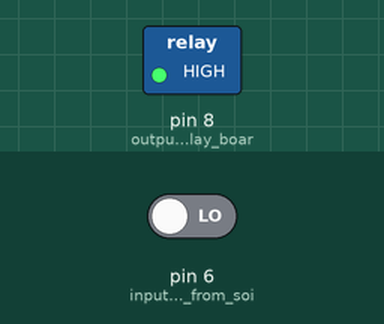
Simulated run of this sketch. Board: Arduino Uno, built with avr-gcc and run on an emulated ATmega328P. Parts: switched loads named in the sketch (green lamp = pin HIGH). Inputs (shaded band) come from the test bench; at power-on: pin 6 (input_pin_coming_from_soi) LOW.

Above: at 1.6 s.
1.7 s: pin 6 (input_pin_coming_from_soi) driven HIGH
At 3.2 s:
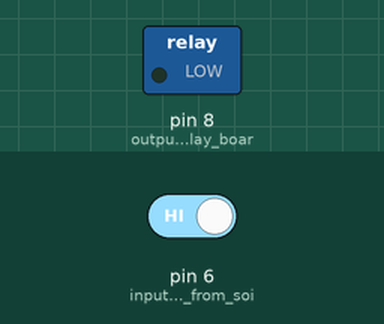
3.5 s: pin 6 (input_pin_coming_from_soi) driven LOW
At 4.4 s:
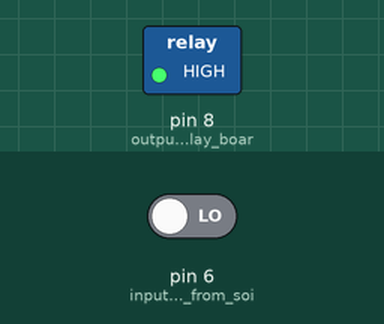
Timing chart, 0 to 6.5 s (numbered marks = the images above; inputs shaded):
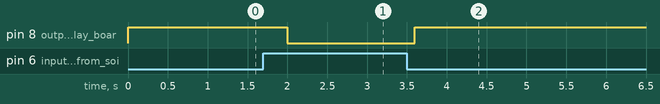

Measured:
- after the input at 1.7 s, pin 8 (output_pin_for_relay_boar): HIGH → LOW after 0.30 s
- after the input at 3.5 s, pin 8 (output_pin_for_relay_boar): LOW → HIGH after 0.10 s

The sketch:

Smart_Irrigation_System.ino
```cpp
//int water; //random variable
void setup() {
  pinMode(8,OUTPUT); //output pin for relay board, this will sent signal to the relay
  pinMode(6,INPUT); //input pin coming from soil sensor
}

void loop() {
  int water = digitalRead(6);  // reading the coming signal from the soil sensor
  if(water == HIGH) // if water level is full then cut the relay
  {
  digitalWrite(8,LOW); // LOW  is to turn on  the relay
  }
  else
  {
  digitalWrite(8,HIGH); //HIGH is to turn OFF relay
  }
  delay(400);
}
```
